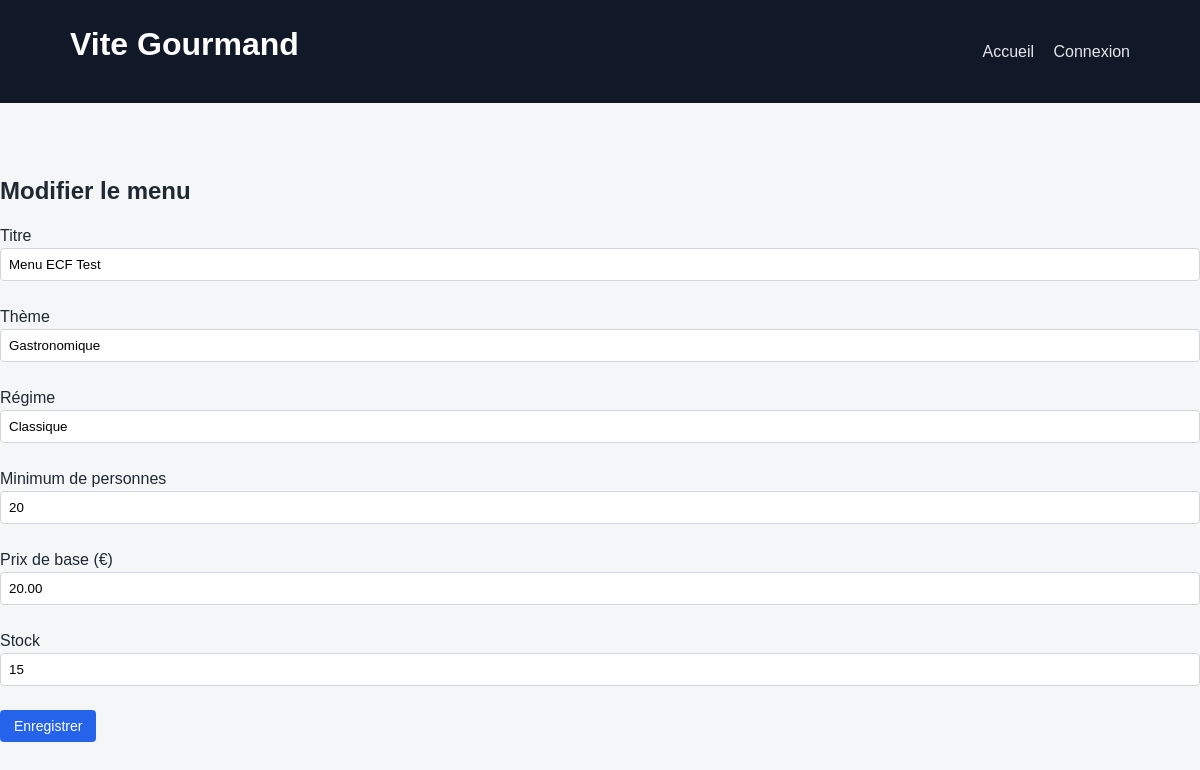
The page /admin_menu_edit.php?id=1 on the database its author committed.
### tables this page shows
CREATE TABLE `menus` (
  `id` int(11) NOT NULL,
  `title` varchar(150) NOT NULL,
  `theme` varchar(100) DEFAULT NULL,
  `diet` varchar(100) DEFAULT NULL,
  `min_people` int(11) NOT NULL,
  `base_price` decimal(10,2) NOT NULL,
  `stock` int(11) NOT NULL DEFAULT 0,
  `created_at` datetime DEFAULT current_timestamp(),
  `is_active` tinyint(1) NOT NULL DEFAULT 1
);

### admin_menu_edit.php (the view, shortened to what this page needs)
<?php
require_once 'db.php';
require_once 'partials/header.php';
$id = (int) $_GET['id'];
$stmt = $pdo->prepare("
    SELECT id, title, theme, diet, min_people, base_price, stock
    FROM menus
    WHERE id = ?
");
$stmt->execute([$id]);
$menu = $stmt->fetch(PDO::FETCH_ASSOC);
?>
<h2>Modifier le menu</h2>
<form method="post">
    <label>Titre</label><br>
    <input type="text" name="title" value="<?= htmlspecialchars($menu['title']) ?>" required><br><br>
    <label>Thème</label><br>
    <input type="text" name="theme" value="<?= htmlspecialchars($menu['theme']) ?>"><br><br>
    <label>Régime</label><br>
    <input type="text" name="diet" value="<?= htmlspecialchars($menu['diet']) ?>"><br><br>
    <label>Minimum de personnes</label><br>
    <input type="number" name="min_people" value="<?= $menu['min_people'] ?>" required><br><br>
    <label>Prix de base (€)</label><br>
    <input type="number" step="0.01" name="base_price" value="<?= $menu['base_price'] ?>" required><br><br>
    <label>Stock</label><br>
    <input type="number" name="stock" value="<?= $menu['stock'] ?>" required><br><br>
    <button type="submit">Enregistrer</button>
</form>

### assets/css/style.css (style rules this page uses)
* { box-sizing: border-box; margin: 0; padding: 0; font-family: Arial, Helvetica, sans-serif; }
body { background-color: #f4f6f8; color: #1f2933; line-height: 1.5; }
h1, h2, h3 { margin-bottom: 15px; }
input, select, textarea { width: 100%; padding: 8px; border: 1px solid #d1d5db; border-radius: 4px; }
form { margin: 0; }
button, .btn { padding: 8px 14px; border-radius: 4px; border: none; background: #2563eb; color: #fff; cursor: pointer; text-decoration: none; display: inline-block; font-size: 14px; }

### rows shown on the page
menus: title "Menu ECF Test", theme "Gastronomique", diet "Classique", min_people "20", base_price "20.00", stock "15"
